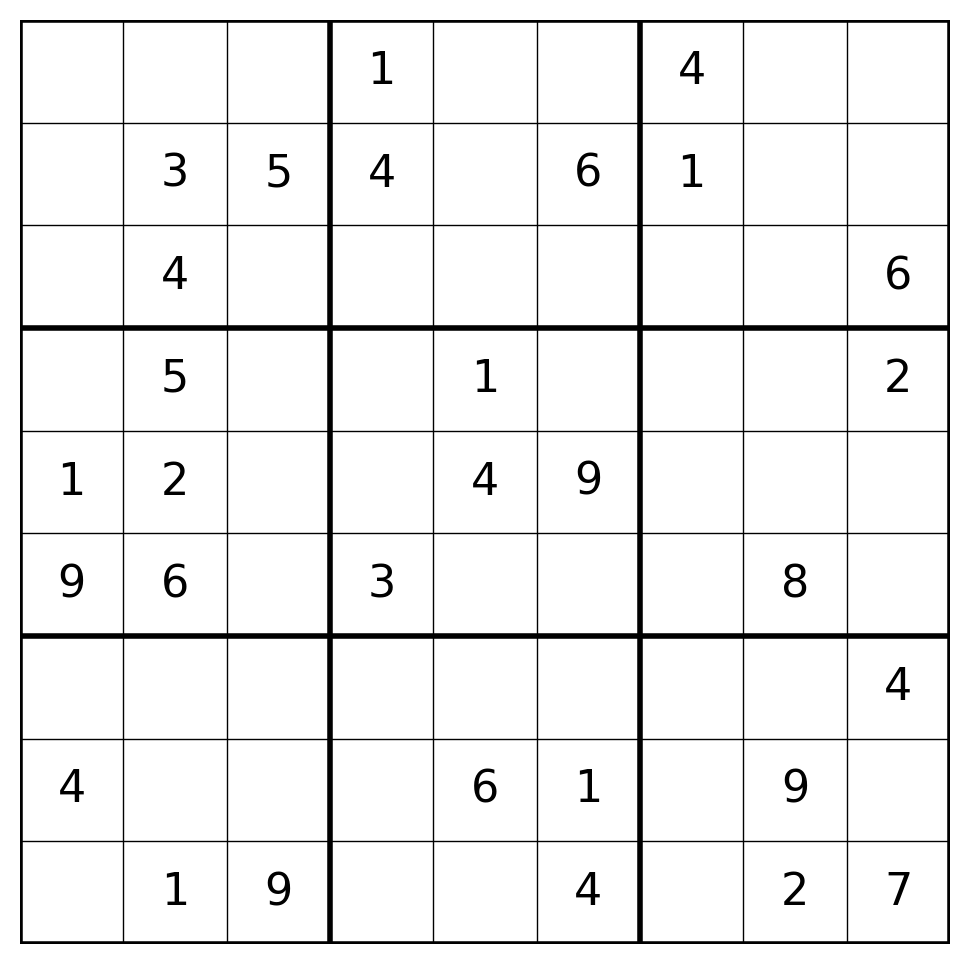
#> input picture dataset/fresh_unique_set_sudoku_2540.png, 969 x 964 px, found by its file name
$ python -i logistic.py   (imports and definitions only)
#> lines starting #> are read from the running program, lines starting #| are printed output that depends on the picture; after the words box and inside, x2 and y2 are one past the last pixel; in counts of white or black regions, pixels touching at a corner belong together
import os
import random
import cv2
import numpy as np
import matplotlib.pyplot as plt
from sklearn.linear_model import LogisticRegression
from sklearn.model_selection import train_test_split
from sklearn.metrics import classification_report, accuracy_score, precision_score, recall_score
import torch

# Preprocess and extract Sudoku cells
def preprocess_and_extract_cells(image_path):
    image = cv2.imread(image_path, cv2.IMREAD_GRAYSCALE)
#> image is the input picture: shape (964, 969); min 0, max 255, mean 240.2
    _, binary = cv2.threshold(image, 128, 255, cv2.THRESH_BINARY_INV)
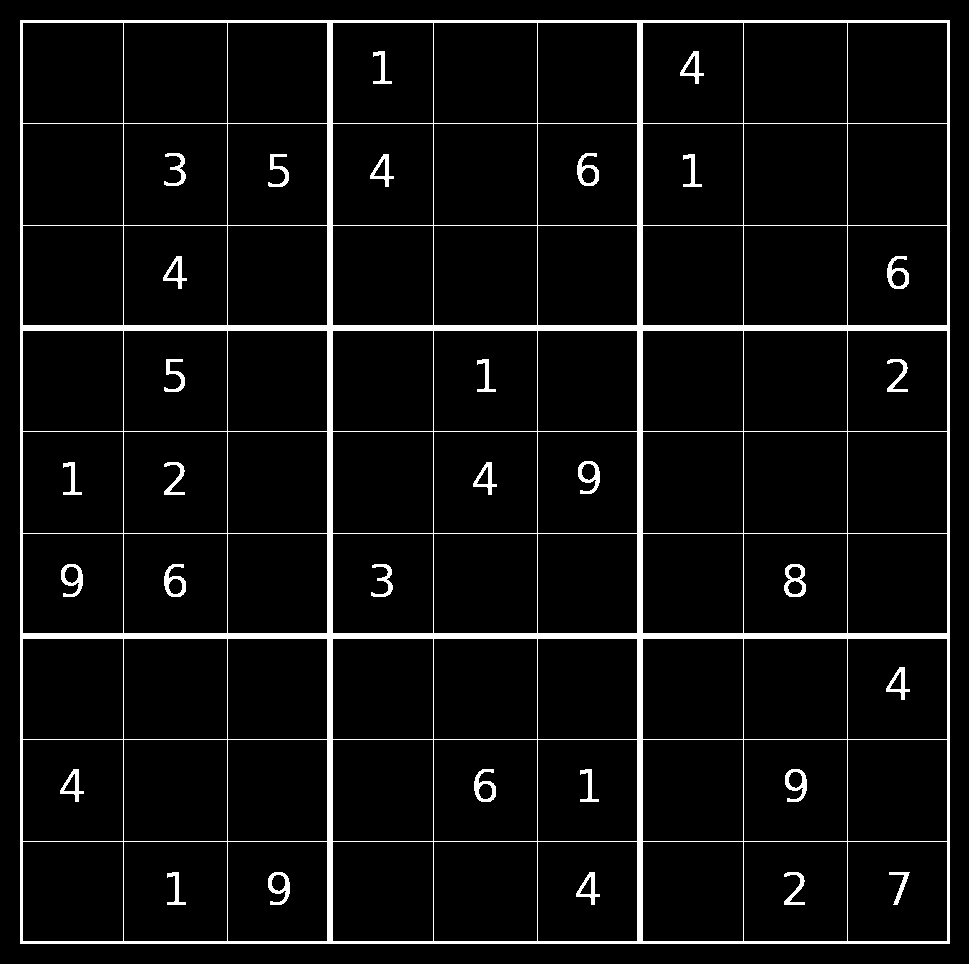
#> binary: shape (964, 969); 5.6% white; 31 white regions, largest, box (x1, y1, x2, y2) and area: (20, 20, 950, 944) 43920, (784, 564, 806, 597) 351, (578, 461, 600, 494) 328

    contours, _ = cv2.findContours(binary, cv2.RETR_EXTERNAL, cv2.CHAIN_APPROX_SIMPLE)
#> contours = [[[20, 20], [20, 943], [949, 943], [949, 20]]]
    largest_contour = max(contours, key=cv2.contourArea)
#> largest_contour = [[20, 20], [20, 943], [949, 943], [949, 20]]
    x, y, w, h = cv2.boundingRect(largest_contour)
#> x = 20; y = 20; w = 930; h = 924
    grid = binary[y:y + h, x:x + w]
#> grid: shape (924, 930); 6.1% white; 31 white regions, largest, box (x1, y1, x2, y2) and area: (0, 0, 930, 924) 43920, (764, 544, 786, 577) 351, (558, 441, 580, 474) 328

    grid = cv2.resize(grid, (450, 450))
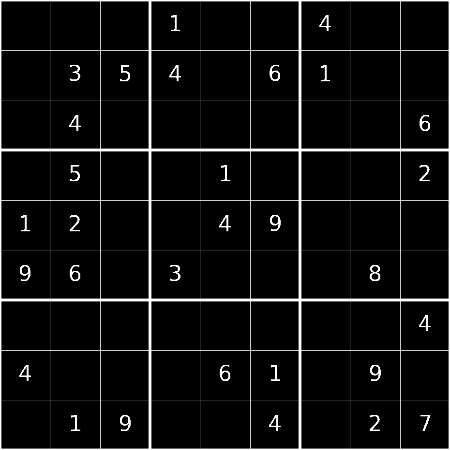
#> grid: shape (450, 450); min 0, max 255, mean 15
    cells = []
    cell_size = 50
    for i in range(9):
        for j in range(9):
            cell = grid[i * cell_size:(i + 1) * cell_size, j * cell_size:(j + 1) * cell_size]
            cell = cv2.resize(cell, (28, 28))
            cell = cell.flatten() / 255.0
            cells.append(cell)
#> after the loop, cells = 81 items
    return cells

# Load Sudoku labels from .dat files
def load_sudoku_dat_files(dat_folder):
    dat_files = [f for f in os.listdir(dat_folder) if f.endswith('.dat')]
    sudoku_data = []
    for dat_file in dat_files:
        with open(os.path.join(dat_folder, dat_file), 'r') as file:
            grid = []
            for line in file:
                grid.extend([int(num) for num in line.split()])
            sudoku_data.append(grid)
    return sudoku_data

# Recognize and print numbers from cells
# [6 lines left out: function recognize_and_print_numbers, not called in this run]

sudoku_images_folder = "C:/Users/asaf0/OneDrive/sudoku_deepLearning/dataset"
dat_folder = "C:/Users/asaf0/OneDrive/sudoku_deepLearning/labels"

# Load Sudoku labels
# [1 line that did not run here, left out]

# Load images and preprocess them
image_files = [
    os.path.join(sudoku_images_folder, f)
    for f in os.listdir(sudoku_images_folder)
    if f.endswith(('.png', '.jpg', '.jpeg'))
]

image_cells = []
image_labels = []
# [4 lines not run here, left out]

# Convert lists to numpy arrays
X = np.array(image_cells)
y = np.array(image_labels)

# Train-test split
# [1 line that did not run here, left out]

# Initialize the Logistic Regression model
model = LogisticRegression(max_iter=1000, solver='lbfgs',random_state=42)

# Train the model
# [1 line not run here, left out]

# Evaluate on test data
# [1 line that did not run here, left out]
# [1 line that did not run here, left out]
# [1 line that did not run here, left out]
# [1 line that did not run here, left out]
# [6 lines not run here, left out]

# Save the trained model
import joblib
# [26 lines not run here, left out]


# [52 lines left out: functions is_valid, solve_sudoku, display_solved_sudoku, not called in this run]

# Recognize the Sudoku numbers
test_image_path = image_files[random.randint(0, len(image_files) - 1)]
test_cells = preprocess_and_extract_cells(test_image_path)
#> test_cells = 81 items
recognized_grid = []

# [7 lines not run here, left out]


# Solve the Sudoku
solved_grid = [row[:] for row in recognized_grid]
# [6 lines not run here, left out]

>>> result = preprocess_and_extract_cells('dataset/fresh_set_sudoku_1619.png')
#> call 2 of preprocess_and_extract_cells, with image_path = 'dataset/fresh_set_sudoku_1619.png'
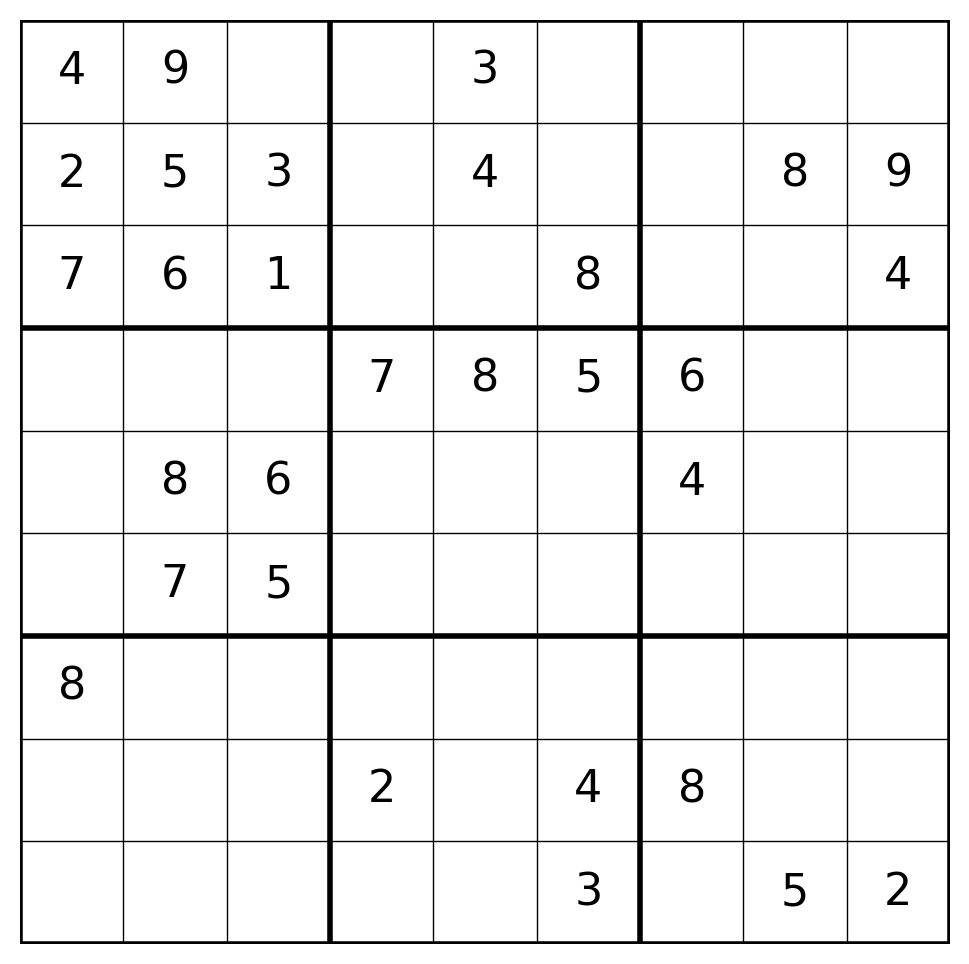
#> input picture dataset/fresh_set_sudoku_1619.png, 969 x 964 px
#> in preprocess_and_extract_cells, image is the input picture: shape (964, 969); min 0, max 255, mean 240.1
#> in preprocess_and_extract_cells (call 2), `_, binary = cv2.threshold(image, 128, 255, cv2.THRESH_BINARY_INV)`:
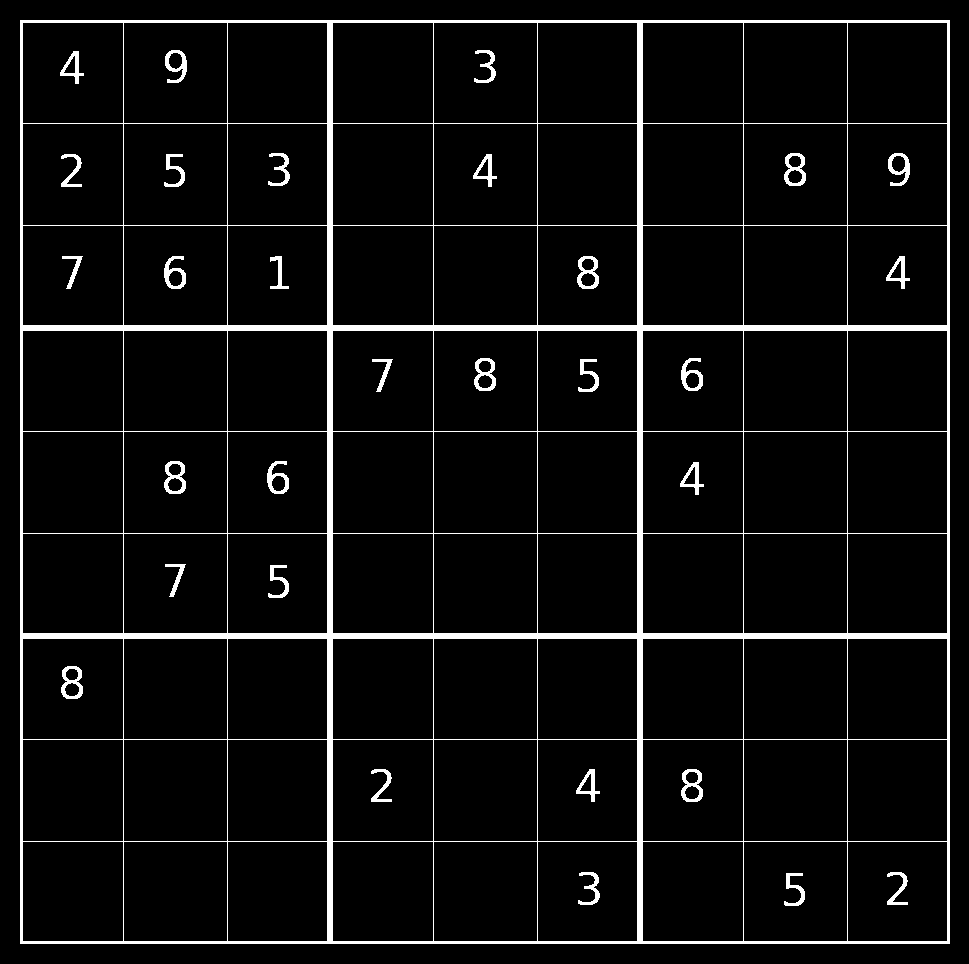
#> binary: shape (964, 969); 5.6% white; 31 white regions, largest, box (x1, y1, x2, y2) and area: (20, 20, 950, 944) 43920, (784, 153, 806, 186) 351, (577, 256, 599, 289) 351
#> in preprocess_and_extract_cells (call 2), `grid = binary[y:y + h, x:x + w]`:
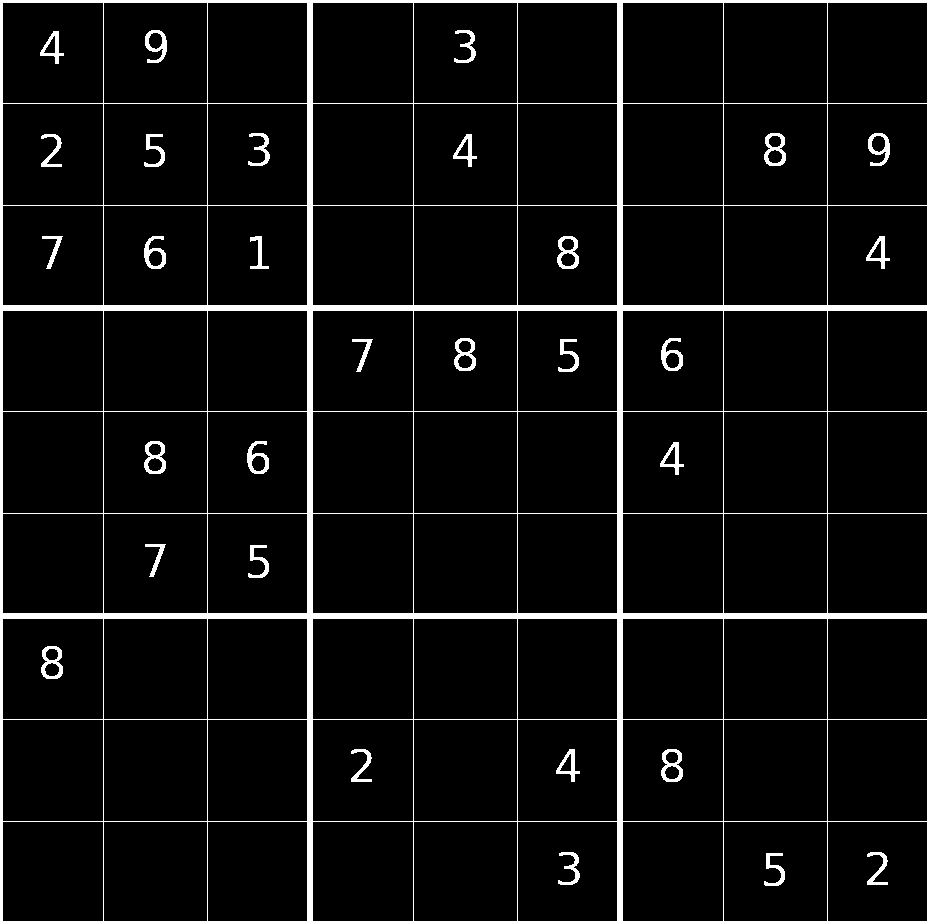
#> grid: shape (924, 930); 6.1% white; 31 white regions, largest, box (x1, y1, x2, y2) and area: (0, 0, 930, 924) 43920, (764, 133, 786, 166) 351, (557, 236, 579, 269) 351
#> in preprocess_and_extract_cells (call 2), `grid = cv2.resize(grid, (450, 450))`:
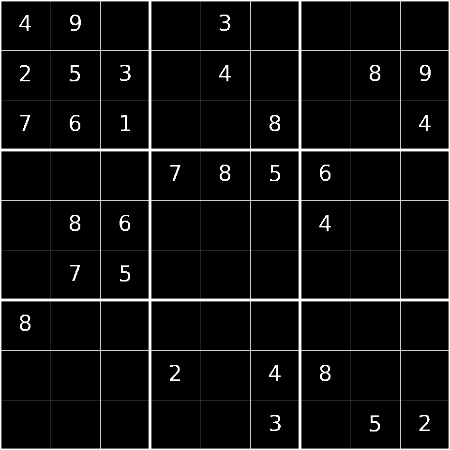
#> grid: shape (450, 450); min 0, max 255, mean 15.1
#> result = 81 items
